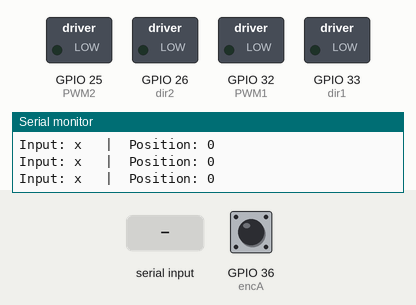
This sketch was run on a simulated ESP32. On the bench: switched loads named in the sketch (green lamp = pin HIGH), the last lines printed to the serial monitor. Inputs (shaded band) come from the test bench; at power-on: GPIO 36 (encA) HIGH.

Above: at 1.2 s.
1.3 s: "w" received over Serial
At 2.1 s:
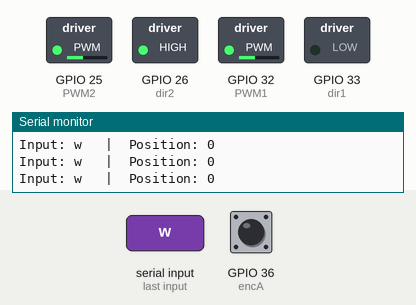
2.8 s: "x" received over Serial
At 3.5 s:
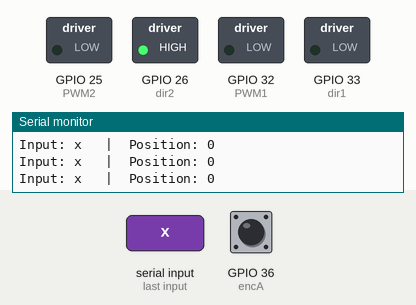
4.3 s: "a" received over Serial
At 5.0 s:
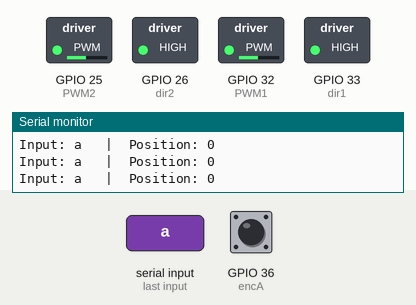
5.8 s: "s" received over Serial
At 6.5 s:
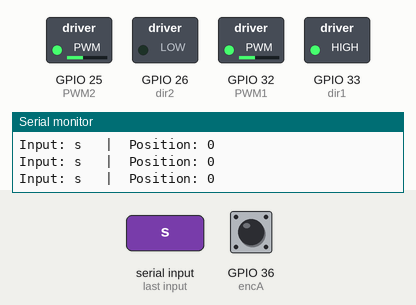
7.3 s: "d" received over Serial
At 8.0 s:
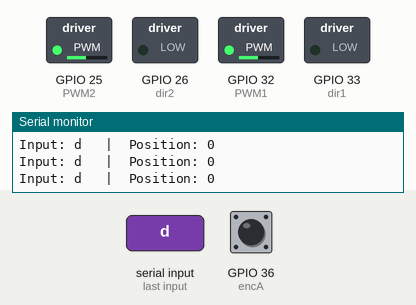
Timing chart, 0 to 9.8 s (numbered marks = the images above; inputs shaded):
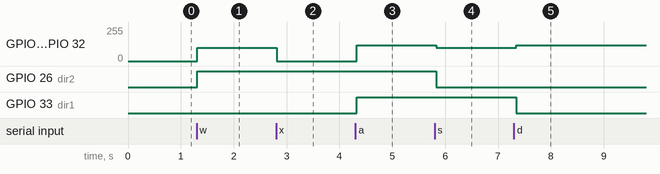

The sketch:

wasd_wrist.ino
```cpp
// Pin Definitions
#define encA 36   // Hall sensor A
#define encB 39   // Hall sensor B
#define PWM1 32  // Motor2 PWM output
#define dir1 33  // Motor2 direction control
#define PWM2 25  // Motor1 PWM output
#define dir2 26  // Motor1 direction control

volatile long posi = 0;           // Current position (encoder pulses)
int maxPwm = 0;                 // Max PWM value for the motor
int mdir1 = 0;
int mdir2 = 0;
char input = 'x';

void setup() {
  Serial.begin(115200);           // Use a faster baud rate for communication
  pinMode(encA, INPUT_PULLUP);
  pinMode(encB, INPUT_PULLUP);
  pinMode(PWM1, OUTPUT);
  pinMode(dir1, OUTPUT);
  pinMode(PWM2, OUTPUT);
  pinMode(dir2, OUTPUT);

  // Attach interrupt to encoder channel A
  attachInterrupt(digitalPinToInterrupt(encA), readEncoder, RISING);
}

void loop() {
  // Read Serial input
  if (Serial.available()) {
    input = Serial.read();

    if (input == 'x') {
      // Stop the motor immediately
      maxPwm = 0;
      motorControl(0, 0, 0);
      Serial.println("Motor stopped.");
      return; // Skip further processing in this iteration
    }
    else {
    // Update motor direction based on other inputs
    switch (input) {
      case 'w':
        mdir1 = 0;
        mdir2 = 1;
        maxPwm = 100;
        break;
      case 'a':
        mdir1 = 1;
        mdir2 = 1;
        maxPwm = 120;
        break;
      case 's':
        mdir1 = 1;
        mdir2 = 0;
        maxPwm = 100;
        break;
      case 'd':
        mdir1 = 0;
        mdir2 = 0;
        maxPwm = 120;
        break;
      case 'x':
        mdir1 = 0;
        mdir2 = 0;
        maxPwm = 0;
        break;
      }
    }
  }

  // Control motor based on inputs
  motorControl(mdir1, mdir2, maxPwm);

  // Optional: Print status
  Serial.print("Input: ");
  Serial.print(input);
  Serial.print("   |  ");
  Serial.print("Position: ");
  Serial.println(posi);
  delay(50);  // Add a small delay to reduce Serial communication frequency
}

// Function to control motor direction and speed
void motorControl(int mdir1, int mdir2, int pwmVal) {
  analogWrite(PWM1, pwmVal);
  digitalWrite(dir1, mdir1);
  analogWrite(PWM2, pwmVal);
  digitalWrite(dir2, mdir2);
}

// Interrupt Service Routine (ISR) for encoder
void readEncoder() {
  int stateB = digitalRead(encB);
  posi += (stateB == HIGH) ? 1 : -1;  // Increment or decrement based on encoder direction
}
```

Measured:
- after the input at 1.3 s, GPIO 25 (PWM2), GPIO 32 (PWM1): 0/255 → 100/255 at once; GPIO 26 (dir2): LOW → HIGH at once
- after the input at 2.8 s, GPIO 25 (PWM2), GPIO 32 (PWM1): 100/255 → 0/255 at once
- after the input at 4.3 s, GPIO 25 (PWM2), GPIO 32 (PWM1): 0/255 → 120/255 at once; GPIO 33 (dir1): LOW → HIGH at once
- after the input at 5.8 s, GPIO 25 (PWM2), GPIO 32 (PWM1): 120/255 → 100/255 at once; GPIO 26 (dir2): HIGH → LOW at once
- after the input at 7.3 s, GPIO 25 (PWM2), GPIO 32 (PWM1): 100/255 → 120/255 after 0.05 s; GPIO 33 (dir1): HIGH → LOW after 0.05 s
